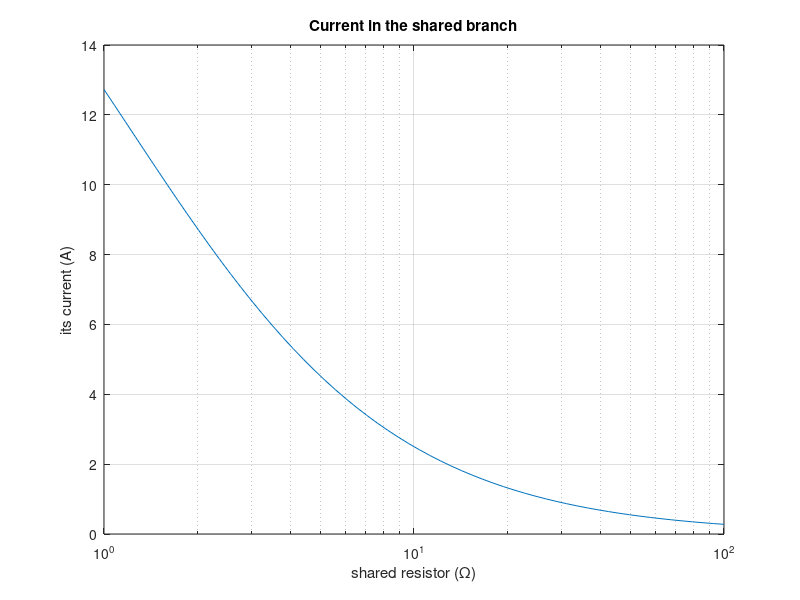

Here is the MATLAB script that generated this plot:
% Circuits 1 — Introduction to the Mesh-Current Method
%title: Mesh Currents with a Resistance Matrix
%ar-title: تيارات الحلقات بمصفوفة المقاومة
%lesson: c1-techniques-4
%course: circuits-1

%% The two mesh equations
%ar: الحلقة 1: 13 i1 − 10 i2 = 40. الحلقة 2: −10 i1 + 12 i2 = −20. على القطر مجموع مقاومات الحلقة، وخارجه سالب المقاومة المشتركة.
R = [13 -10
     -10 12];
v = [40; -20];
i = R \ v;
fprintf('i1 = %g A, i2 = %g A, current in the 10 ohm = %g A\n', i, i(1) - i(2))

%% Power of every element
%ar: 3 Ω يحمل i1، و 2 Ω يحمل i2، و 10 Ω يحمل الفرق. المصدر 40 V يولّد 40·i1، و 20 V يمتص 20·i2.
%ar: إذا ظهر المجموع رقمًا مثل 3.55e-14 بدل 0 فهذا خطأ التقريب في حساب الأعداد العشرية داخل الحاسب، وهو صفر عمليًا. لذلك نقارن دائمًا بـ abs(x) < 1e-9 لا بـ x == 0.
p = [3*i(1)^2, 2*i(2)^2, 10*(i(1) - i(2))^2, -40*i(1), 20*i(2)];
fprintf('powers: %g %g %g %g %g  sum = %g W\n', p, sum(p))

%%! Project idea: sweep a resistor
%ar: مشروع: كيف يتغير تيار المقاومة المشتركة إذا غيّرنا قيمتها من 1 إلى 100 Ω؟ نبني المصفوفة داخل حلقة بدل كتابتها يدويًا.
Rm = logspace(0, 2, 60); iM = zeros(size(Rm));
for k = 1:numel(Rm)
    x = [3 + Rm(k), -Rm(k); -Rm(k), 2 + Rm(k)] \ [40; -20]; iM(k) = x(1) - x(2);
end
semilogx(Rm, iM); grid on; xlabel('shared resistor (\Omega)'); ylabel('its current (A)'); title('Current in the shared branch')
